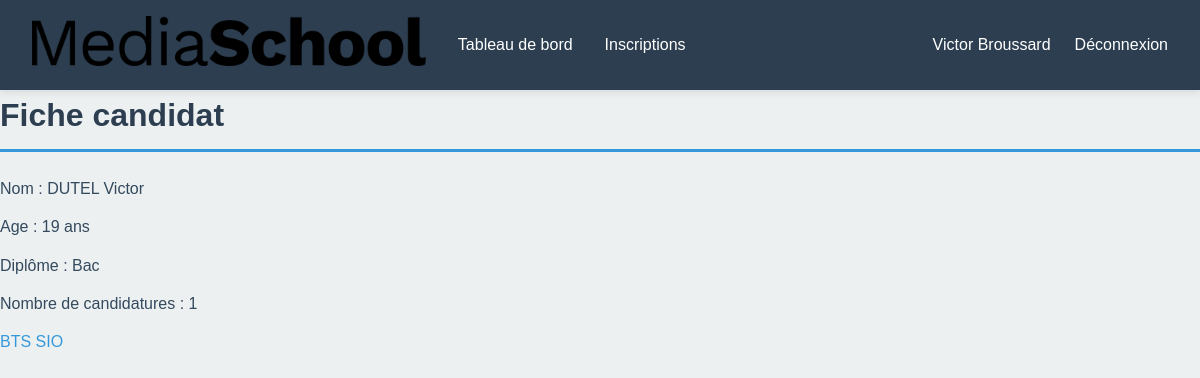
The page /users/personnel_mediaschool/candidat.php?id_candidat=1 (signed in) on the database its author committed.
### tables this page shows
CREATE TABLE IF NOT EXISTS `eleve` (
  `id_eleve` int NOT NULL AUTO_INCREMENT,
  `nom` varchar(50) NOT NULL,
  `prenom` varchar(50) NOT NULL,
  `email` varchar(100) NOT NULL,
  `telephone` varchar(100) NOT NULL,
  `mdp` varchar(100) NOT NULL,
  `civilite` char(3) NOT NULL,
  `date_naissance` date DEFAULT NULL,
  `numero_rue` int NOT NULL,
  `rue` varchar(100) NOT NULL,
  `code_postal` varchar(10) NOT NULL,
  `ville` varchar(50) NOT NULL,
  `diplome` varchar(25) NOT NULL,
  `cv` varchar(100) NOT NULL,
  `lettre_motivation` varchar(100) NOT NULL,
  PRIMARY KEY (`id_eleve`)
);

### users/personnel_mediaschool/candidat.php (the view, shortened to what this page needs)
<?php
require_once('../../connexion.php');
if (isset($_GET['id_candidat'])) {
    $id_candidat = $_GET['id_candidat'];
    $sql = "SELECT eleve.id_eleve, eleve.nom, eleve.prenom, TIMESTAMPDIFF(YEAR, eleve.date_naissance, CURDATE()) AS age, eleve.diplome, inscription.id_formation, formation.nom as nom_formation FROM eleve
    LEFT JOIN inscription ON eleve.id_eleve = inscription.id_eleve
    INNER JOIN formation ON inscription.id_formation = formation.id_formation
    INNER JOIN personnel_mediaschool ON inscription.id_personnel = personnel_mediaschool.id_personnel
    WHERE personnel_mediaschool.id_personnel = ? AND eleve.id_eleve = ?
    GROUP BY inscription.id_formation
    ORDER BY inscription.id_formation ASC;";
    $stmt = $pdo->prepare($sql);
    $stmt->execute([$_SESSION['user'][0]['id_personnel'], $id_candidat]);
    $candidat = $stmt->fetchAll(PDO::FETCH_ASSOC);
}
?>
<!DOCTYPE html>
<html lang="fr">
<head>
    <link rel="stylesheet" href="../../style.css">
</head>
<body>
    <?php
    if (!isset($_GET['id_candidat']) || empty($candidat[0]['id_eleve'])) {
        echo "<p>Candidat introuvable ou accès non autorisé.</p>";
    }
    else {
        require_once "inc/header.php";
        echo "<div><h1>Fiche candidat</h1>";
        echo "<p>Nom : " . htmlspecialchars($candidat[0]['nom']) . " " . htmlspecialchars($candidat[0]['prenom']) . "</p>";
        echo "<p>Age : " . htmlspecialchars($candidat[0]['age']) . " ans</p>";
        echo "<p>Diplôme : " . htmlspecialchars($candidat[0]['diplome']) . "</p>";
        echo "<p>Nombre de candidatures : " . count($candidat) . "</p></div>";
        foreach ($candidat as $candid) {
            echo "<p><a href='../../formation.php?id_formation=" . urlencode($candid['id_formation']) . "'>" . htmlspecialchars($candid['nom_formation']) . "</a></p>";
        }
    }
    ?>
</body>
</html>

### style.css (style rules this page uses)
* { margin: 0; padding: 0; box-sizing: border-box; }
:root { --color-primary: #2c3e50; --color-secondary: #3498db; --color-accent: #e74c3c; --color-success: #27ae60; --color-warning: #f39c12; --color-light: #ecf0f1; --color-white: #ffffff; --color-dark: #2c3e50; --color-border: #bdc3c7; --color-text: #34495e; --shadow: 0 2px 8px rgba(0, 0, 0, 0.1); --shadow-hover: 0 4px 12px rgba(0, 0, 0, 0.15); }
html, body { height: 100%; width: 100%; }
body { font-family: 'Arial', sans-serif; color: var(--color-text); background-color: var(--color-light); line-height: 1.6; }
h1 { color: var(--color-primary); margin-bottom: 1.5rem; font-size: 2rem; border-bottom: 3px solid var(--color-secondary); padding-bottom: 0.5rem; }
a { color: var(--color-secondary); text-decoration: none; transition: color 0.3s ease; }
p { margin-bottom: 0.8rem; color: var(--color-text); }

### rows shown on the page
eleve: nom "DUTEL", prenom "Victor", diplome "Bac", nom_formation "BTS SIO"

### other values the page prints
$_SESSION['user'][0]['prenom'] "Victor"
$_SESSION['user'][0]['nom'] "Broussard"
$candidat[0]['age'] "19"
count($candidat) "1"
